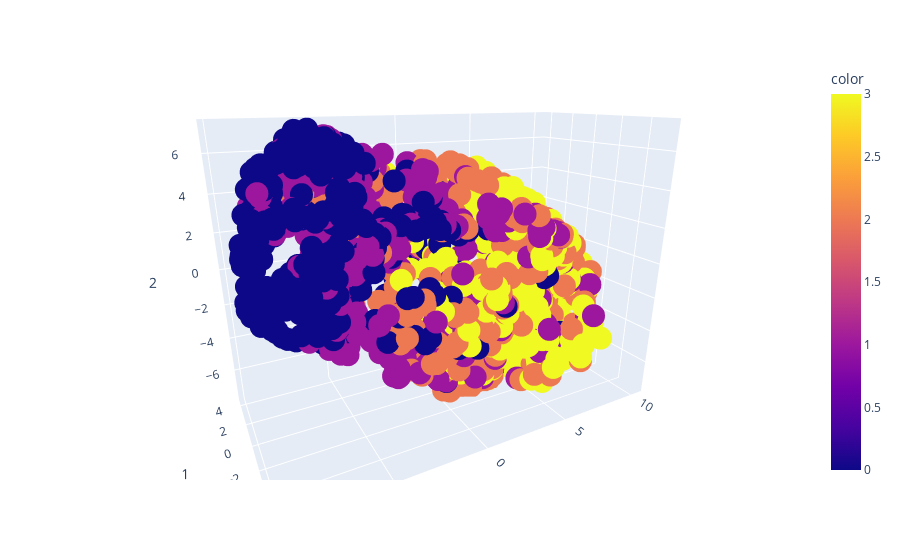

The code cell stored with this chart in its notebook:
### Code cell
fig = px.scatter_3d(X_tsne, x=0, y=1, z=2, color=y_train)
fig.show()

### Figure 1 — Plotly figure (JSON) as saved in the notebook; plotly's stock layout.template omitted (floating-point values rounded to 4 significant figures; data arrays with more than 128 entries replaced by an {"elided": "..."} marker saying what was removed)
{"data": [{"hovertemplate": "0=%{x}<br>1=%{y}<br>2=%{z}<br>color=%{marker.color}<extra></extra>", "legendgroup": "", "marker": {"color": {"elided": "1340 int values"}, "coloraxis": "coloraxis", "symbol": "circle"}, "mode": "markers", "name": "", "scene": "scene", "showlegend": false, "type": "scatter3d", "x": {"elided": "1340 float values"}, "y": {"elided": "1340 float values"}, "z": {"elided": "1340 float values"}}], "layout": {"autosize": true, "coloraxis": {"colorbar": {"title": {"text": "color"}}, "colorscale": [[0, "#0d0887"], [0.1111, "#46039f"], [0.2222, "#7201a8"], [0.3333, "#9c179e"], [0.4444, "#bd3786"], [0.5556, "#d8576b"], [0.6667, "#ed7953"], [0.7778, "#fb9f3a"], [0.8889, "#fdca26"], [1, "#f0f921"]]}, "legend": {"tracegroupgap": 0}, "margin": {"t": 60}, "scene": {"aspectmode": "auto", "aspectratio": {"x": 1.404, "y": 0.6899, "z": 1.033}, "camera": {"center": {"x": 0, "y": 0, "z": 0}, "eye": {"x": -0.8118, "y": -1.498, "z": 0.5912}, "projection": {"type": "perspective"}, "up": {"x": 0.03385, "y": -0.01864, "z": 0.9993}}, "domain": {"x": [0, 1], "y": [0, 1]}, "xaxis": {"title": {"text": "0"}, "type": "linear"}, "yaxis": {"title": {"text": "1"}, "type": "linear"}, "zaxis": {"title": {"text": "2"}, "type": "linear"}}}}
